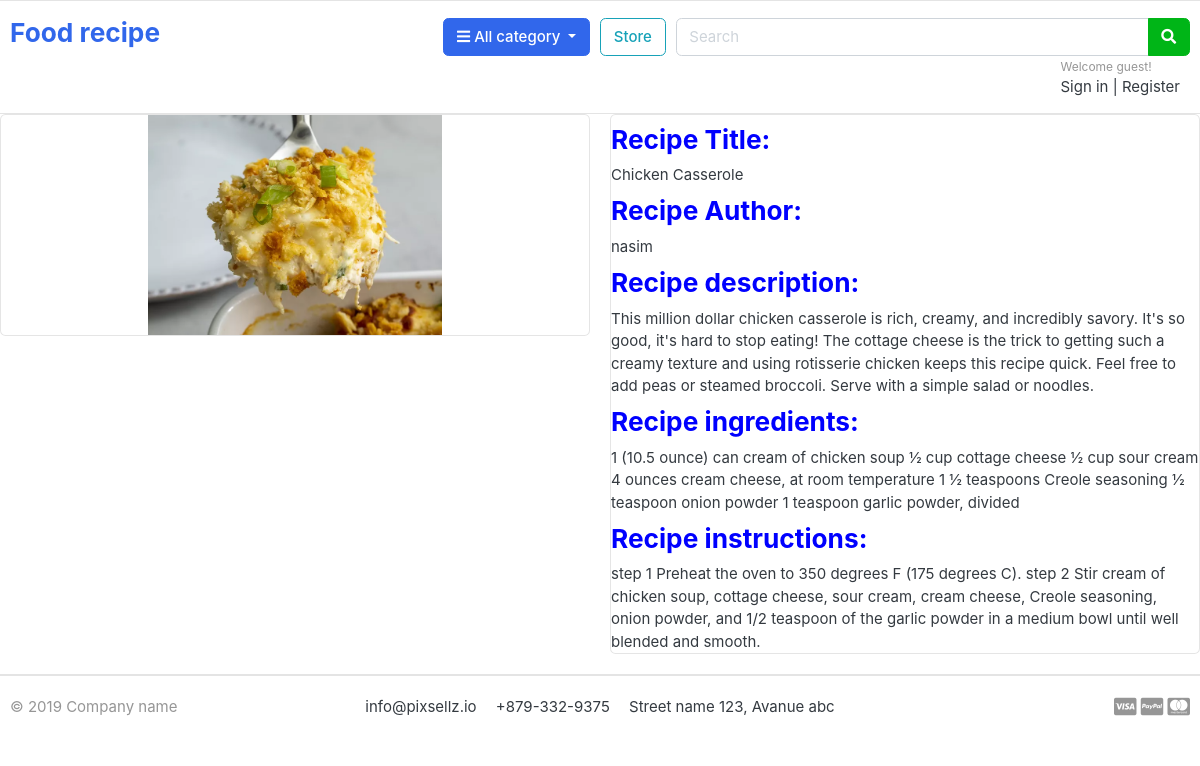
The page /store/product_details/beaf/chicken-casserole/ on the database its author committed.
### store/models.py (models this page shows, shortened)
class Product(models.Model):
    product_name = models.CharField(max_length=100, unique=True)
    slug = models.SlugField(max_length=100,unique=True)
    description = models.TextField(max_length=500, blank=True)
    ingredients = models.TextField(max_length=500,blank=True)
    instructions = models.TextField(max_length=500,blank=True)
    image = models.ImageField(upload_to='photos/products')
    category = models.ForeignKey(Category, on_delete=models.CASCADE)
    created_date = models.DateTimeField(auto_now_add=True)
    modified_date = models.DateTimeField(auto_now=True)
    author = models.ForeignKey(User, on_delete=models.CASCADE,default=1, related_name='user_data')

### store/views.py (the view)
# urls.py: path('product_details/<slug:category_slug>/<slug:product_slug>/', views.product_detail, name='product_detail'),
def product_detail(request, category_slug, product_slug):
    single_product = Product.objects.get(category__slug = category_slug, slug=product_slug)
    return render(request, 'product_details.html', {'recipe':single_product})

### store/templates/product_details.html
{% extends 'base.html' %}
{% block body%}
            <div class="row">
              <div class="col-md-6">
                <div class="card card-product-grid">
                  <a class="img-wrap"> <img src="{{recipe.image.url}}"> </a>
                </div>
              </div>
              <div class="col-md-6">
                 <div class="card card-product-grid">
                    <h3> <h3 style="color: blue;">Recipe Title: </h3> {{recipe.product_name}}</h3>
                    <h3> <h3 style="color: blue;">Recipe Author: </h3> {{recipe.author}}</h3>
                    <h3> <h3 style="color: blue;">Recipe description: </h3> {{recipe.description}}</h3>
                    <h3> <h3 style="color: blue;">Recipe ingredients: </h3> {{recipe.ingredients}}</h3>
                    <h3> <h3 style="color: blue;">Recipe instructions: </h3> {{recipe.instructions}}</h3>
                  </div>
                 </div>
            </div>
{% endblock%}

### static/css/ui.css (style rules this page uses)
html { font-family: "Inter", sans-serif; font-size: 15px; }
.img-wrap { text-align: center; display: block; }
.img-wrap img { max-width: 100%; }
[class*=card-product] .img-wrap { overflow: hidden; position: relative; }
[class*=card-product] .img-wrap img { height: 100%; max-width: 100%; width: auto; display: inline-block; -o-object-fit: cover; object-fit: cover; }
.card-product-grid { margin-bottom: 20px; }
.card-product-grid .img-wrap { border-radius: 0.2rem 0.2rem 0 0; height: 220px; }
.card .img-wrap { overflow: hidden; }

### rows shown on the page
Product: image (picture), product_name "Chicken Casserole", author "nasim", description "This million dollar chicken casserole is rich, creamy, and incredibly savory. It's so good, it's hard to stop eating! The cottage cheese is the trick to getting such a creamy texture and using rotisserie chicken keeps this recipe quick. Feel free to add peas or steamed broccoli. Serve with a simple salad or noodles.", ingredients "1 (10.5 ounce) can cream of chicken soup ½ cup cottage cheese ½ cup sour cream 4 ounces cream cheese, at room temperature 1 ½ teaspoons Creole seasoning ½ teaspoon onion powder 1 teaspoon garlic powder, divided", instructions "step 1 Preheat the oven to 350 degrees F (175 degrees C). step 2 Stir cream of chicken soup, cottage cheese, sour cream, cream cheese, Creole seasoning, onion powder, and 1/2 teaspoon of the garlic powder in a medium bowl until well blended and smooth."
